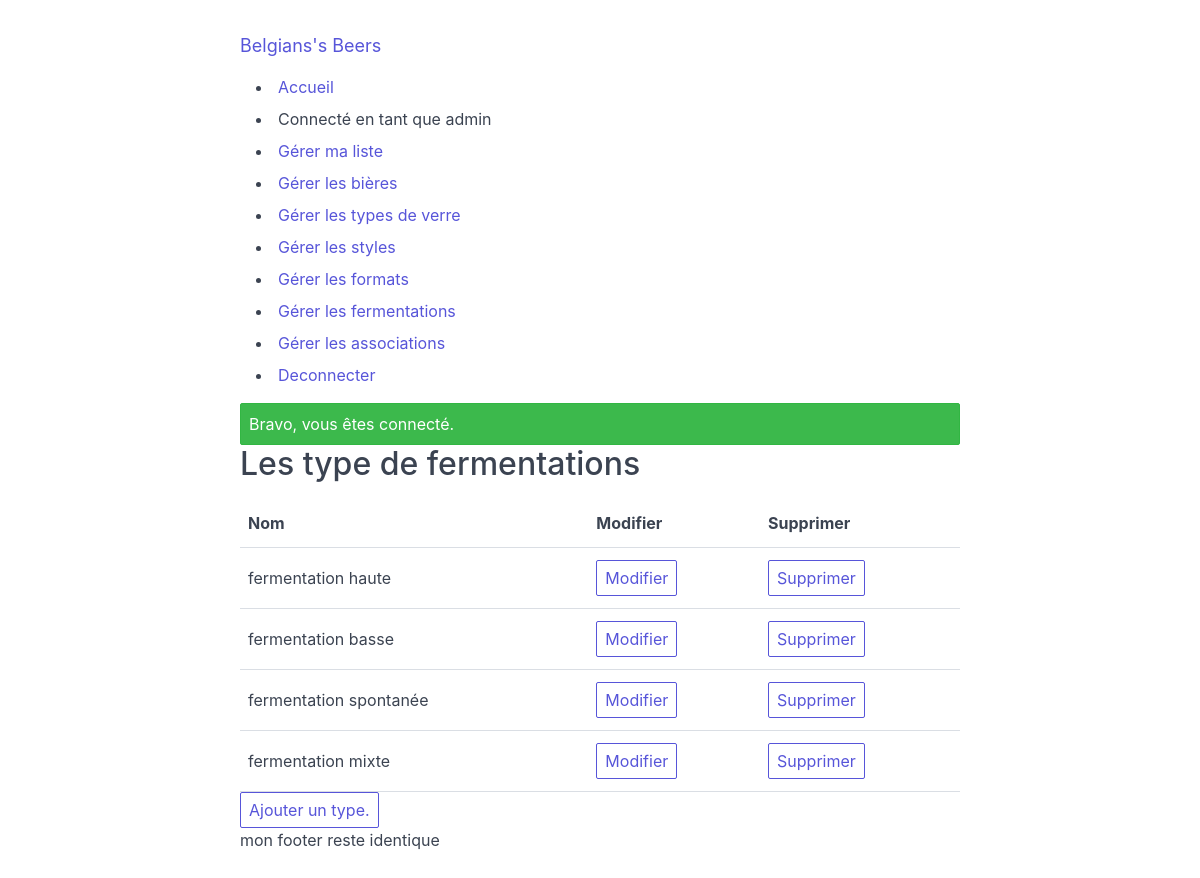
Page /admin/fermentation/index.php (signed in) on the committed database.
### tables this page shows
CREATE TABLE IF NOT EXISTS `beer_fermentation` (
  `id` int(11) NOT NULL AUTO_INCREMENT,
  `name` varchar(50) NOT NULL,
  PRIMARY KEY (`id`)
);

### app/controllers/admin/fermentation/index.php (called while the page is built, shortened)
<?php
$view['beer_fermentation'] = BeerFermentation::all();
include_once 'views/layouts/default.php';

### public/admin/fermentation/index.php (called while the page is built, shortened)
<?php
require_once 'controllers/admin/fermentation/index.php';

### app/models/database.php (called while the page is built, shortened)
<?php
class Database
{
  private static function connectionInit()
  {
    $connection = new PDO("mysql:host=" . self::DB_SERVER . ";dbname=" . self::DB_DATABASE . ";charset=utf8", self::DB_USERNAME, self::DB_PASSWORD);
    return $connection;
  }
  public static function all($table, $order = "id", $limit = 1000)
  {
    $query = self::connectionInit()->prepare("SELECT * FROM `" . $table . "` ORDER BY `" . $order . "` ASC LIMIT " . $limit . "");
    $query->execute();
    return $query->fetchAll(PDO::FETCH_OBJ);
  }
}

### app/models/beerFermentation.php (called while the page is built, shortened)
<?php
class BeerFermentation
{
  private static function populate($data)
  {
    $item = new self();
    foreach (get_object_vars($item) as $ik => $iv) {
      $item->$ik = isset($data->$ik) ? $data->$ik : $iv;
    }
    return $item;
  }
  public static function all($items = [])
  {
    $datas = Database::all(self::TABLE_NAME);
    foreach ($datas as $data) {
      array_push($items, self::populate($data));
    }
    return $items;
  }
}

### app/views/admin/fermentation/index.php (the view, shortened to what this page needs)
<h2>Les type de fermentations</h2>
<table class="table">
  <tr>
    <td><strong>Nom</strong></td>
    <td><strong>Modifier</strong></td>
    <td><strong>Supprimer</strong></td>
</tr>
  <tbody>
    <?php foreach ($view['beer_fermentation'] as $beer_fermentation) : ?>
      <tr>
        <td><?= $beer_fermentation->name ?></td>
        <td><a class="btn" href="/admin/fermentation/show.php?id=<?= $beer_fermentation->id ?>">Modifier</a></td>
        <td><a class="btn" href="/admin/fermentation/destroy.php?id=<?= $beer_fermentation->id ?>">Supprimer</a></td>
      </tr>
    <?php endforeach ?>
  </tbody>
</table>
<a class="btn" href="/admin/fermentation/new.php">Ajouter un type.</a>

### rows in the picture
beer_fermentation: name "fermentation haute"
beer_fermentation: name "fermentation basse"
beer_fermentation: name "fermentation spontanée"
beer_fermentation: name "fermentation mixte"

### other values in the picture
currentUser()->username "admin"
$alert['message'] "Bravo, vous êtes connecté."
